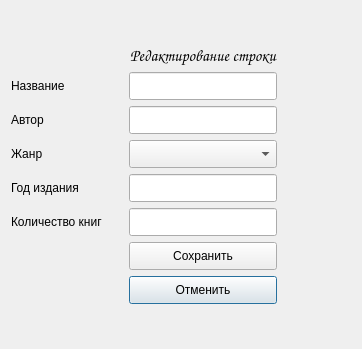
<?xml version="1.0" encoding="UTF-8"?>
<ui version="4.0">
 <class>EditRow</class>
 <widget class="QDialog" name="EditRow">
  <property name="geometry">
   <rect>
    <x>0</x>
    <y>0</y>
    <width>362</width>
    <height>349</height>
   </rect>
  </property>
  <property name="minimumSize">
   <size>
    <width>330</width>
    <height>300</height>
   </size>
  </property>
  <property name="windowTitle">
   <string>Dialog</string>
  </property>
  <property name="styleSheet">
   <string notr="true"/>
  </property>
  <layout class="QGridLayout" name="gridLayout">
   <item row="6" column="1">
    <widget class="QLabel" name="label_3">
     <property name="text">
      <string>Жанр</string>
     </property>
    </widget>
   </item>
   <item row="11" column="5">
    <widget class="QPushButton" name="cancel_btn">
     <property name="minimumSize">
      <size>
       <width>140</width>
       <height>28</height>
      </size>
     </property>
     <property name="maximumSize">
      <size>
       <width>200</width>
       <height>30</height>
      </size>
     </property>
     <property name="styleSheet">
      <string notr="true"/>
     </property>
     <property name="text">
      <string>Отменить</string>
     </property>
    </widget>
   </item>
   <item row="10" column="5">
    <widget class="QPushButton" name="save_btn">
     <property name="minimumSize">
      <size>
       <width>140</width>
       <height>28</height>
      </size>
     </property>
     <property name="maximumSize">
      <size>
       <width>200</width>
       <height>30</height>
      </size>
     </property>
     <property name="styleSheet">
      <string notr="true"/>
     </property>
     <property name="text">
      <string>Сохранить</string>
     </property>
    </widget>
   </item>
   <item row="12" column="5">
    <spacer name="verticalSpacer">
     <property name="orientation">
      <enum>Qt::Vertical</enum>
     </property>
     <property name="sizeHint" stdset="0">
      <size>
       <width>20</width>
       <height>40</height>
      </size>
     </property>
    </spacer>
   </item>
   <item row="10" column="1">
    <spacer name="horizontalSpacer_2">
     <property name="orientation">
      <enum>Qt::Horizontal</enum>
     </property>
     <property name="sizeHint" stdset="0">
      <size>
       <width>40</width>
       <height>20</height>
      </size>
     </property>
    </spacer>
   </item>
   <item row="5" column="5">
    <widget class="QLineEdit" name="author_ln">
     <property name="minimumSize">
      <size>
       <width>140</width>
       <height>28</height>
      </size>
     </property>
     <property name="maximumSize">
      <size>
       <width>200</width>
       <height>30</height>
      </size>
     </property>
    </widget>
   </item>
   <item row="3" column="1">
    <widget class="QLabel" name="label">
     <property name="text">
      <string>Название</string>
     </property>
    </widget>
   </item>
   <item row="9" column="5">
    <widget class="QLineEdit" name="count_ln">
     <property name="minimumSize">
      <size>
       <width>140</width>
       <height>28</height>
      </size>
     </property>
     <property name="maximumSize">
      <size>
       <width>200</width>
       <height>30</height>
      </size>
     </property>
    </widget>
   </item>
   <item row="7" column="1">
    <widget class="QLabel" name="label_4">
     <property name="text">
      <string>Год издания</string>
     </property>
    </widget>
   </item>
   <item row="0" column="4">
    <spacer name="verticalSpacer_2">
     <property name="orientation">
      <enum>Qt::Vertical</enum>
     </property>
     <property name="sizeHint" stdset="0">
      <size>
       <width>20</width>
       <height>40</height>
      </size>
     </property>
    </spacer>
   </item>
   <item row="10" column="6">
    <spacer name="horizontalSpacer">
     <property name="orientation">
      <enum>Qt::Horizontal</enum>
     </property>
     <property name="sizeHint" stdset="0">
      <size>
       <width>40</width>
       <height>20</height>
      </size>
     </property>
    </spacer>
   </item>
   <item row="9" column="1" colspan="2">
    <widget class="QLabel" name="label_5">
     <property name="text">
      <string>Количество книг</string>
     </property>
    </widget>
   </item>
   <item row="3" column="5">
    <widget class="QLineEdit" name="name_ln">
     <property name="minimumSize">
      <size>
       <width>140</width>
       <height>28</height>
      </size>
     </property>
     <property name="maximumSize">
      <size>
       <width>200</width>
       <height>30</height>
      </size>
     </property>
    </widget>
   </item>
   <item row="5" column="1">
    <widget class="QLabel" name="label_2">
     <property name="text">
      <string>Автор</string>
     </property>
    </widget>
   </item>
   <item row="7" column="5">
    <widget class="QLineEdit" name="pub_date_ln">
     <property name="minimumSize">
      <size>
       <width>140</width>
       <height>28</height>
      </size>
     </property>
     <property name="maximumSize">
      <size>
       <width>200</width>
       <height>30</height>
      </size>
     </property>
    </widget>
   </item>
   <item row="1" column="5">
    <widget class="QLabel" name="title_lb">
     <property name="sizePolicy">
      <sizepolicy hsizetype="Minimum" vsizetype="Minimum">
       <horstretch>0</horstretch>
       <verstretch>0</verstretch>
      </sizepolicy>
     </property>
     <property name="font">
      <font>
       <family>Comic Sans MS</family>
       <pointsize>12</pointsize>
      </font>
     </property>
     <property name="text">
      <string>Редактирование строки</string>
     </property>
     <property name="alignment">
      <set>Qt::AlignCenter</set>
     </property>
    </widget>
   </item>
   <item row="6" column="5">
    <widget class="QComboBox" name="genre_cb">
     <property name="minimumSize">
      <size>
       <width>140</width>
       <height>28</height>
      </size>
     </property>
     <property name="maximumSize">
      <size>
       <width>200</width>
       <height>30</height>
      </size>
     </property>
    </widget>
   </item>
  </layout>
 </widget>
 <tabstops>
  <tabstop>name_ln</tabstop>
  <tabstop>author_ln</tabstop>
  <tabstop>pub_date_ln</tabstop>
  <tabstop>count_ln</tabstop>
  <tabstop>save_btn</tabstop>
  <tabstop>cancel_btn</tabstop>
 </tabstops>
 <resources/>
 <connections/>
</ui>
